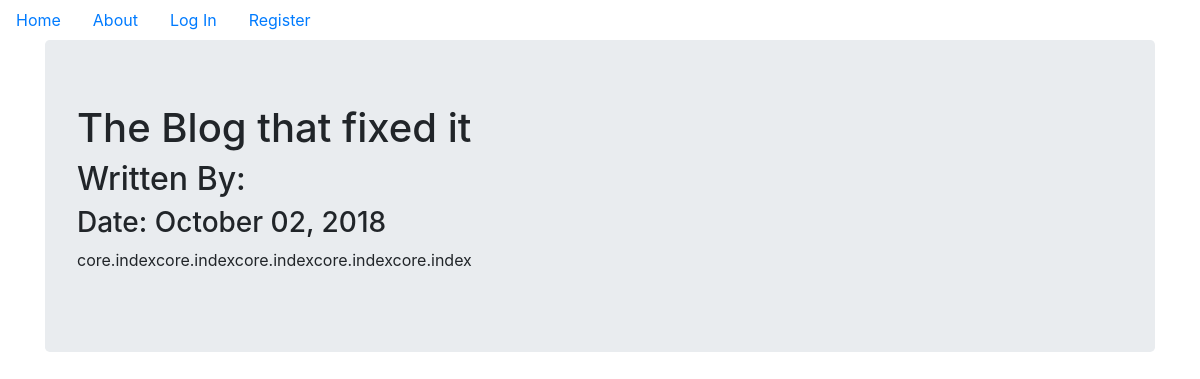
Page /12 on the committed database.
### pupblog/models.py (models this page shows, shortened)
class BlogPost(db.Model):
  users = db.relationship(User)
  id = db.Column(db.Integer, primary_key=True)
  user_id = db.Column(db.Integer, db.ForeignKey('users.id'), nullable=False)
  date = db.Column(db.DateTime, nullable=False, default=datetime.utcnow)
  title = db.Column(db.String(140), nullable=False)
  text = db.Column(db.Text, nullable=False)

### pupblog/users/views.py (the view)
@users.route('/<username>')
def user_posts(username):
  page = request.args.get('page', 1, type=int)
  user = User.query.filter_by(username=username).first_or_404()
  blog_posts = BlogPost.query.filter_by(author=user).order_by(BlogPost.date.desc()).pagignate(page=page, per_page=5)
  return render_template('user_blog_posts.html', blog_posts=blog_posts, user=user)

### pupblog/blogposts/views.py (called while the page is built)
@blog_posts.route('/<int:blog_post_id>')
def blog_post(blog_post_id):
  blog_post = BlogPost.query.get_or_404(blog_post_id)
  return render_template('blog_post.html', title=blog_post.title,
                                date=blog_post.date, post=blog_post)

### pupblog/templates/blog_post.html (shortened to what this page needs)
{% extends "base.html" %}
{% block content %}
<div class="jumbotron">
  <h1>{{ title }}</h1>
  <h2>Written By:{{ post.author.user}}</h2>
  <h3>Date: {{post.date.strftime('%B %d, %Y')}}</h3>
  <p>{{post.text}}</p>
</div>
{% endblock %}

### rows in the picture
BlogPost: title "The Blog that fixed it", date "October 02, 2018", text "core.indexcore.indexcore.indexcore.indexcore.index"
